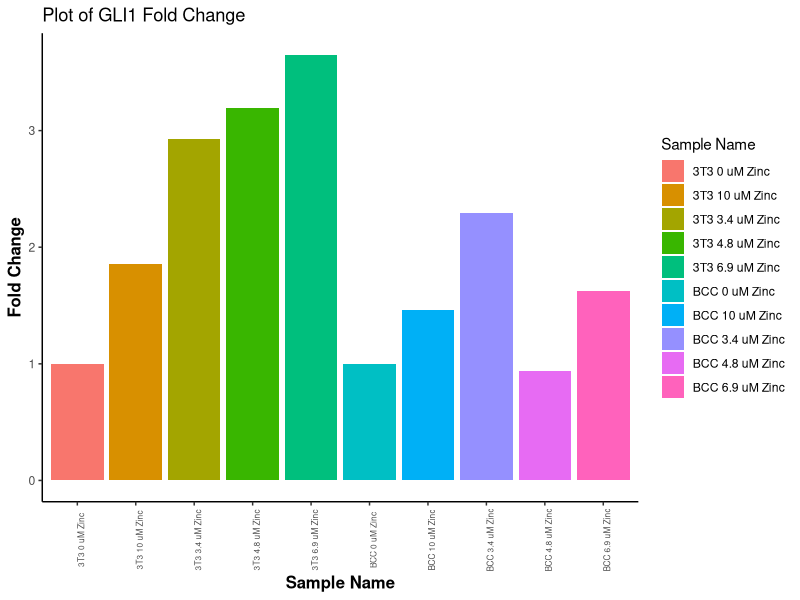

R code for this plot:
#load necessary libraries 
library(ggplot2) 
#this one does not seem to exist 
#load remaining libraries 
library(dplyr) 
library(xtable) 
library(readr) 
#import and rename data set. Remember it needs to be in Git working directory! 
qPCR_raw <- read.csv ("11_5_19_qPCR_raw_1.csv", header = TRUE)
colnames(qPCR_raw)

#rename column names
colnames(qPCR_raw) <- c("Well", "Sample.Name", "Target.Name", "Task", "Reporter", "Quencher", "RQ", "RQ Min", "RQ Max", "Cт")
colnames(qPCR_raw)

#cut out the first 6 rows and the last 5 rows that have no data
qPCR_c = qPCR_raw [7: nrow(qPCR_raw),]
head(qPCR_c)
qPCR_c1 = qPCR_c [1: (nrow(qPCR_c)-5),]

#make a new table with just Sample Name, Target Name and CT 
colnames(qPCR_c1)
qPCR_c2 = qPCR_c1 [, 1:10]
qPCR_cut <- select(qPCR_c2, "Sample.Name", "Target.Name", "Cт") 
qPCR_cut$Cт <- as.numeric(as.character(qPCR_cut$Cт))
qPCR_cut$Cт

#filter by gli and GAPDH
qPCR_cut %>% filter(Target.Name == "Gli1") -> qPCR_Gli1
qPCR_cut %>% filter(Target.Name == "GAPDH")-> qPCR_Gapdh

#Take avg of CT for each group
qPCR_Gli1 %>% 
  group_by(Sample.Name,Target.Name) %>% 
  summarise(avgCт = mean(Cт)) -> Gli

#Take avg of CT for each group
qPCR_Gapdh %>% 
  group_by(Sample.Name,Target.Name) %>% 
  summarise(avgCт = mean(Cт)) -> GAPDH
                                                                                                       
#Merge Gli and GAPDH back together
Merged = merge(Gli,GAPDH, by = "Sample.Name" )

#Create DeltaCT
Merged['DeltaCT'] = Merged$avgCт.x - Merged$avgCт.y 

#Change Sample.Name column to string
Merged$Sample.Name <- as.character(Merged$Sample.Name)

#Filter based on 3T3 and not 3T3
Merged %>% filter(grepl('3T3', Sample.Name)) -> wt
Merged %>% filter(grepl('BCC', Sample.Name)) -> bcc

#Get 0 m value to subtract from all samples of bcc
subtract_me = bcc[1,6]
bcc['DeltaDeltaCT'] = bcc$DeltaCT - subtract_me

#Get 0 m value to subtract from all samples of wt
subtract_me = wt[1,6]
wt['DeltaDeltaCT'] = wt$DeltaCT - subtract_me

#Stack wt and bcc on top of each other
Stacked = rbind(wt,bcc)

#Create fold change column with calculation based on DeltaDeltaCT
Stacked['Fold Change'] = 2**(-1*Stacked$DeltaDeltaCT) 

#Generate table with just sample name and fold change to plot
Fold_Change <- select(Stacked, "Sample.Name", "Fold Change") 

#plot Fold Change versus sample name using ggplot
install.packages("ggplot2")
library(ggplot2)
#Plot graph
Plot <- ggplot() + geom_col(data = Fold_Change, aes(x = Fold_Change$Sample.Name, y = Fold_Change$`Fold Change`, fill = Fold_Change$Sample.Name))
#Add titles to axis as well as graph 
Plot <- Plot + ggtitle("Plot of GLI1 Fold Change") +
  xlab("Sample Name") + ylab("Fold Change") + theme_classic() + labs(fill = "Sample Name") + theme(axis.text.x = element_text(size=6, angle=90),
                                                                                                   axis.title=element_text(size=12,face="bold"))
print(Plot)



